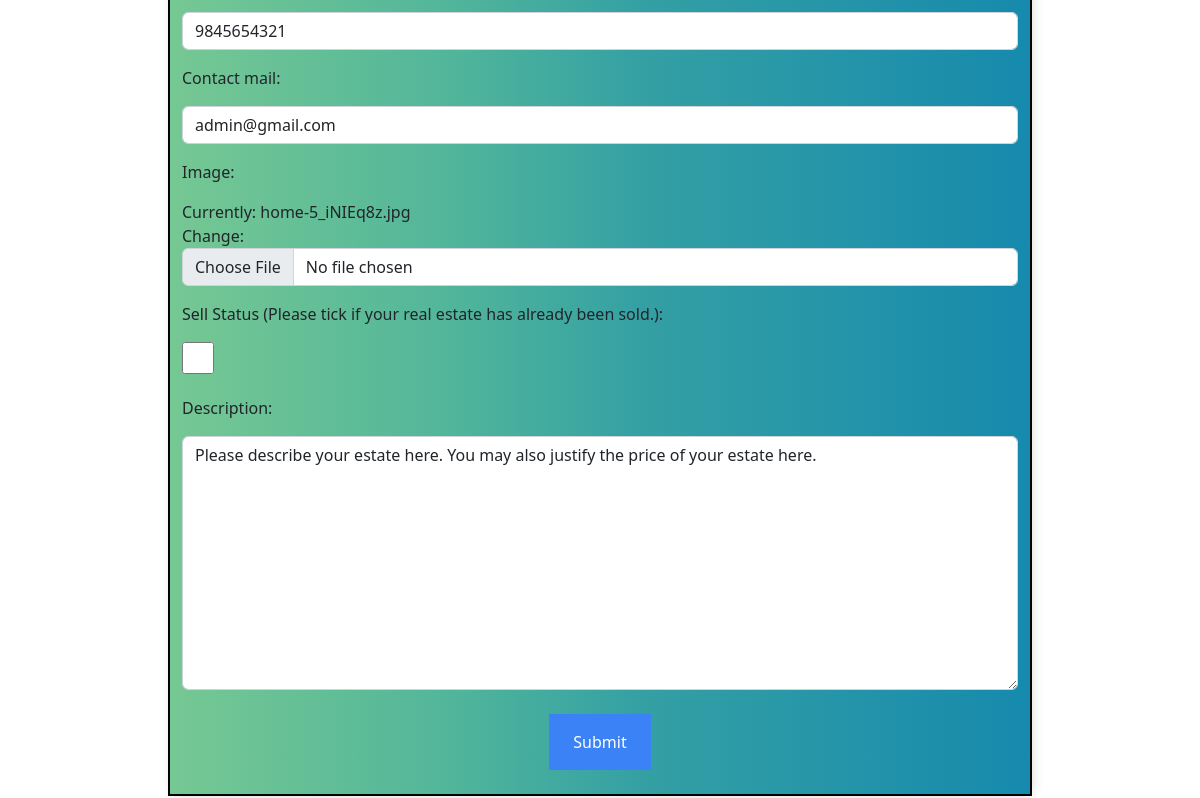
Page /listings/4/edit/ (signed in, lower part) on the earlier database version.
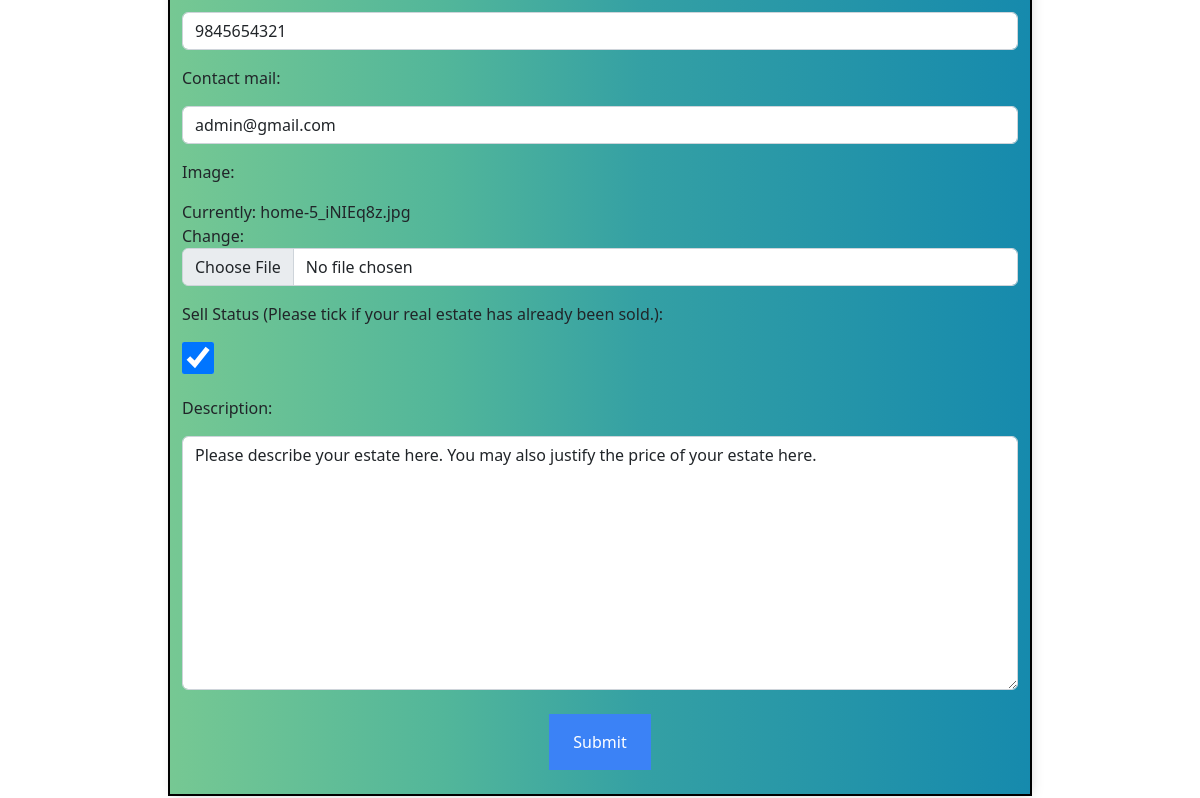
Same page on the later database version.
### listings/models.py (models this page shows, shortened)
class Listing(models.Model):
    Title = models.CharField(max_length=30, default='House on Sale')
    Location = models.CharField(max_length=30, default='Kalanki')
    City = models.CharField(max_length=30, default='Kathmandu')
    Price = models.IntegerField(default=9999999)
    Bedroom = models.IntegerField(default=1)
    Bathroom = models.IntegerField(default=1)
    Floors = models.IntegerField(default=1)
    Parking = models.IntegerField(default=1)
    Face = models.CharField(max_length=30, default="East")
    Area = models.IntegerField(default=100)
    Road_Width = models.IntegerField(default=0)
    Road_Type = models.CharField(max_length=30, default="Concrete")
    Build_Area = models.IntegerField(default=100)
    Amenities = models.CharField(max_length=30, default="Bathroom")
    Contact_number = models.IntegerField(default=9845654321)
    Contact_mail = models.EmailField(max_length=30, default='admin@gmail.com')
    Image = models.ImageField(max_length = 254)
    user = models.ForeignKey(User, on_delete=models.SET_NULL,null=True)
    is_sold = models.BooleanField(default=False)
    Description = models.CharField(max_length=1000, default="Please describe your estate here. You may also justify the price of your estate here.")
    likes = models.ManyToManyField(User, related_name='estate')

### listings/views.py (the view)
# urls.py: path('listings/<pk>/edit/', listing_update, name='listing_update'),
@login_required
def listing_update(request, pk):
    listing= Listing.objects.get(id=pk)
    if request.method == "POST":
        form = ListingForm(request.POST, instance=listing, files = request.FILES)
        if form.is_valid():
            form.save()
            return HttpResponseRedirect(reverse('listing_retrieve', args=[str(pk)]))
    else:
        form = ListingForm(instance=listing)
    context = {
        "form":form
    }
    return render(request, "listing_update.html", context)

### templates/listing_update.html (shortened to what this page needs)
{% extends "base.html" %}
    {% block content %}
    <div class="container"><br>
        <br><hr><br>
        <form method="post" enctype="multipart/form-data">
            {{ form.as_p }}
            <br><center><button class="flex items-center px-4 py-3 text-white bg-blue-500 hover:bg-blue-400" type="submit">Submit</button></center><br>
        </form>
    </div>
    {% endblock %}

Differences in the rows shown:
changed Listing "admin@gmail.com": is_sold "☐" → "☑"
